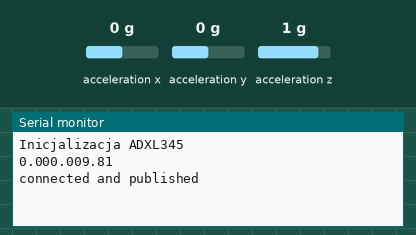
Simulated run of this sketch. Board: Arduino Uno, built with avr-gcc and run on an emulated ATmega328P. Parts: the last lines printed to the serial monitor. The inputs (shaded band) are chosen by the test bench; at power-on: acceleration x 0 g, acceleration y 0 g, acceleration z 1 g. No MQTT or app messages arrive unless stated.

Above: at 1.2 s.
1.3 s: acceleration x set to -1.4 g
At 3.9 s:
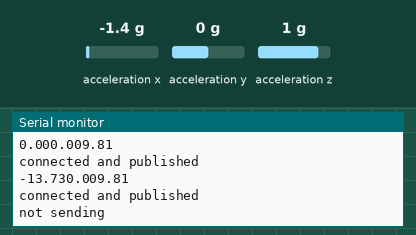
4.3 s: acceleration y set to -1.4 g
At 5.6 s:
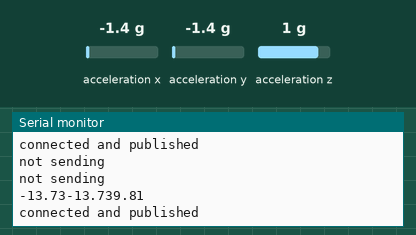
5.8 s: acceleration z set to -1.4 g
At 6.8 s:
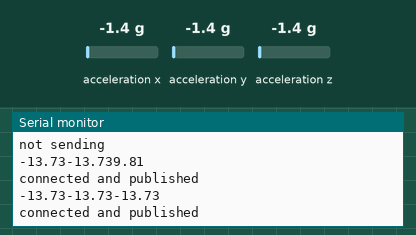
Timing chart, 0 to 8.8 s (numbered marks = the images above; inputs shaded):
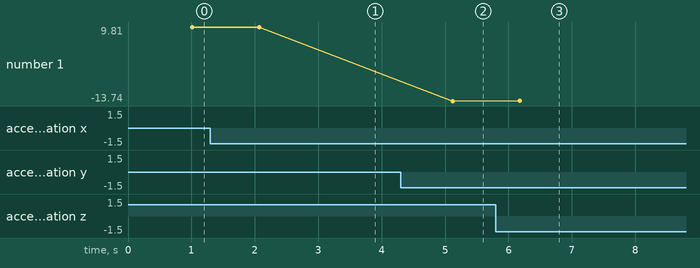

Measured:
- after the input at 1.3 s, the serial monitor: prints a new line after 0.77 s (image 1)
- after the input at 4.3 s, the serial monitor: prints a new line after 0.82 s (image 2)
- after the input at 5.8 s, the serial monitor: prints a new line after 0.38 s (image 3)
- plotted number 1: 9.81 → -13.74 after the input at 4.3 s

The sketch:

mqtt.ino
```cpp
//#include <UIPEthernet.h>
#include "PubSubClient.h"
#include "EthernetENC.h"
#include <OneWire.h>
#include <DallasTemperature.h>
#include <Wire.h>
#include <ADXL345.h>
#include <string.h>

#define CLIENT_ID "UnoMQTT"
#define INTERVAL 1000 // 3 sec delay between publishing
#define ONE_WIRE_BUS 2
OneWire oneWire(ONE_WIRE_BUS);

ADXL345 accelerometer;
// Pass our oneWire reference to Dallas Temperature.
DallasTemperature sensors(&oneWire);
float last_send_x=9999;
float last_send_y=9999;
float last_send_z=9999;
int lichtstatus;
byte mac[] = {0xDE, 0xAD, 0xBE, 0xEF, 0xFE, 0xED};
byte ipfixed[] = {172,20,98,225};
EthernetClient ethClient;
PubSubClient mqttClient;

long previousMillis;

void setup()
{
  // Inicjacja czujnika
  sensors.begin();
  // setup serial communication
    Serial.begin(9600);
  Ethernet.begin(mac, ipfixed);

  // setup mqtt client
  mqttClient.setClient(ethClient);
  mqttClient.setServer("172.20.98.222", 1883);
  previousMillis = millis();

  // Inicjalizacja ADXL345
  Serial.println("Inicjalizacja ADXL345");
  if (!accelerometer.begin())
  {
    Serial.println("Nie odnaleziono ADXL345, sprawdz podlaczenie!");
    delay(500);
  }

  accelerometer.setRange(ADXL345_RANGE_16G);

}

void loop()
{

  // Odczyt wartosci znormalizowanych m/s2
  Vector norm = accelerometer.readNormalize();

  if (millis() - previousMillis > INTERVAL)
  {
    float x = norm.XAxis;
    float y = norm.YAxis;
    float z = norm.ZAxis;
    if((abs(x - last_send_x) > 0.1)||(abs(y - last_send_y) > 0.1)||(abs(z - last_send_z) > 0.1)){
      last_send_x = x;
      last_send_y = y;
      last_send_z = z;
      Serial.print(x);
      Serial.print(y);
      Serial.println(z);
      sendData(0, norm.XAxis, norm.YAxis, norm.ZAxis);
    }else{
     Serial.println("not sending");
    }
    previousMillis = millis();
  }

}

void sendData(float temp, float x, float y, float z)
{
  char msgBuffer_x[20];
  char msgBuffer_y[20];
  char msgBuffer_z[20];
  char msgBuffer_xyz[70];
  memset(msgBuffer_xyz, 0, sizeof(msgBuffer_xyz));

  char msgBuffer_temp[20];

  dtostrf(x, 1, 2, msgBuffer_x);
  dtostrf(y, 1, 2, msgBuffer_y);
  dtostrf(z, 1, 2, msgBuffer_z);

  int k =0;
  for(int i=0;i<20;i++){
    if(msgBuffer_x[i]){
      msgBuffer_xyz[i] = msgBuffer_x[i];
    }else{
      k = i;
      msgBuffer_xyz[k] = '|';
      k++;
      break;
    }
  }
  for(int i=k;i<20+k;i++){
    if(msgBuffer_y[i-k]){
      msgBuffer_xyz[i] = msgBuffer_y[i-k];
    }else{
      k = i;
      msgBuffer_xyz[k] = '|';
      k++;
      break;
    }
  }
  for(int i=k;i<20+k;i++){
    if(msgBuffer_z[i-k]){
      msgBuffer_xyz[i] = msgBuffer_z[i-k];
    }else{
      k = i;
      break;
    }
  }

  if (mqttClient.connect(CLIENT_ID))
  {
    //mqttClient.publish("iot/temperature", dtostrf(temp, 6, 2, msgBuffer_temp));
    mqttClient.publish("iot/acc", msgBuffer_xyz);
    Serial.println("connected and published");
  }else{
    Serial.println("Can't connect");
  }
}
```
